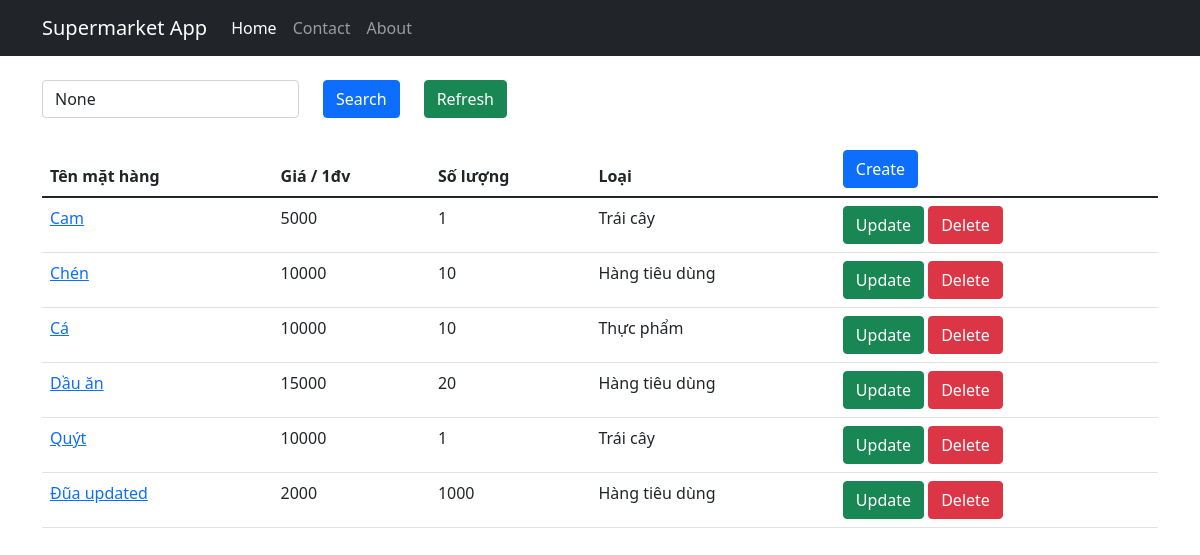
The page / on the database its author committed.
### supermarket/models.py (models this page shows)
class MatHang(models.Model):
    id = models.UUIDField(auto_created=True, primary_key=True, default=uuid.uuid4, editable=False,)
    name = models.TextField(default="", max_length=255)
    gia = models.IntegerField(default=0)
    stock = models.IntegerField(default=0)
    loai = models.ForeignKey(
        Loai,
        on_delete=models.CASCADE,
        blank=False,
        null=True
    )

class Loai(models.Model):
    id = models.UUIDField(auto_created=True, default=uuid.uuid4, editable=False, primary_key=True)
    name = models.TextField(default="", max_length=255)
    def __str__(self) -> str:
        return f"{self.name}"

### supermarket/views.py (the view)
# urls.py: path('', list_view, name='list'),
def list_view(request):
    keyword = request.GET.get('keyword')
    if keyword:
        mathangs = MatHang.objects.filter(name__icontains=keyword)
    else:
        mathangs = MatHang.objects.all()
    context = {
        'mathangs': mathangs.order_by('name'),
        'keyword': keyword
    }
    return render(request, 'list_view.html', context)

### supermarket/templates/list_view.html
{% extends 'base.html' %}
{% block content %}
<form action="">
    <div class="row mt-4">
        <div class="col-auto">
            <input class="form-control" type="text" name="keyword" id="keyword" placeholder="Keyword" value="{{ keyword }}">
        </div>
        <div class="col-auto">
            <input type="submit" class="btn btn-primary" value="Search">
        </div>
        <div class="col-auto">
            <a href="/" class="btn btn-success">Refresh</a>
        </div>
    </div>
</form>
<table class="table">
    <thead>
        <th>Tên mặt hàng</th>
        <th>Giá / 1đv</th>
        <th>Số lượng</th>
        <th>Loại</th>
        <th>
            <a href="{% url 'create' %}" class="btn btn-primary mt-4">Create</a>
        </th>
    </thead>
    <tbody>
    {% for item in mathangs %}
        <tr>
            <td>
                <a href="/{{ item.id }}/detail">{{ item.name }}</a>
            </td>
            <td>{{ item.gia | default:'-'}}</td>
            <td>{{ item.stock | default:'-'}}</td>
            <td>{{ item.loai | default:'-'}}</td>
            <td>
                <a href="{% url 'update' item.id %}" class="btn btn-success">Update</a>
                <a href="{% url 'delete' item.id %}" class="btn btn-danger">Delete</a>
            </td>
        </tr>
    {% endfor %}
    </tbody>
</table>
{% endblock %}

### supermarket/templates/base.html (shortened to what this page needs)
<!DOCTYPE html>
<html lang="en">
  <head>
    <link
      href="https://cdn.jsdelivr.net/npm/bootstrap@5.1.3/dist/css/bootstrap.min.css"
      rel="stylesheet"
    />
  </head>
  <body>
    {% include 'navbar.html' %}
    <div class="container">
        {% block content %} replace me {% endblock %}
    </div>
  </body>
</html>

### supermarket/templates/navbar.html (shortened to what this page needs)
<nav class="navbar navbar-expand-lg navbar-dark bg-dark">
    <div class="container">
      <a class="navbar-brand" href="/">Supermarket App</a>
      <div class="collapse navbar-collapse" id="navbarSupportedContent">
        <ul class="navbar-nav me-auto mb-2 mb-lg-0">
          <li class="nav-item">
            <a class="nav-link active" aria-current="page" href="/">Home</a>
          </li>
          <li class="nav-item">
            <a class="nav-link" href="/">Contact</a>
          </li>
          <li class="nav-item">
            <a class="nav-link" href="/">About</a>
          </li>
        </ul>
      </div>
    </div>
  </nav>

### rows shown on the page
MatHang: name "Cam", gia "5000", stock "1", loai "Trái cây"
MatHang: name "Chén", gia "10000", stock "10", loai "Hàng tiêu dùng"
MatHang: name "Cá", gia "10000", stock "10", loai "Thực phẩm"
MatHang: name "Dầu ăn", gia "15000", stock "20", loai "Hàng tiêu dùng"
MatHang: name "Quýt", gia "10000", stock "1", loai "Trái cây"
MatHang: name "Đũa updated", gia "2000", stock "1000", loai "Hàng tiêu dùng"
